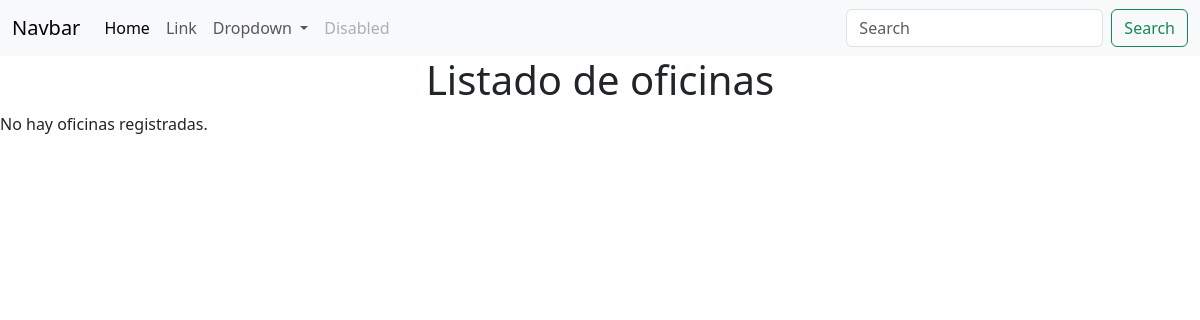
The page /oficina/lista/ (signed in) on the database as committed earlier.
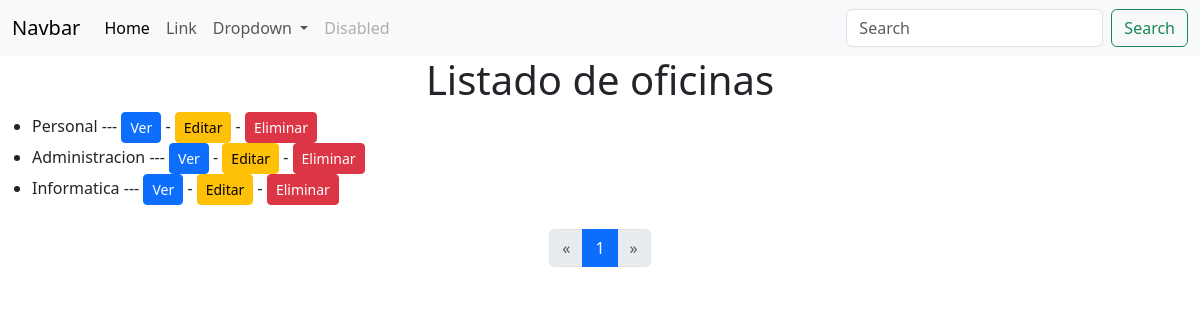
The same page on the database as committed later.
### oficina/models.py (models this page shows, shortened)
class Oficina(models.Model):
    nombre = models.CharField(verbose_name="Nombre de la oficina", max_length=50, unique=True)
    nombre_corto = models.SlugField(verbose_name="Id Corto", max_length=10, unique=True, help_text="Identificador corto y unico para la oficina")
    validators = [validate_nombre_corto]
    class Meta:
        verbose_name = 'Oficina'
        verbose_name_plural = 'Oficinas'

### oficina/views.py (the view)
class OficinaListView(LoginRequiredMixin, ListView):
    model = Oficina
    template_name = "oficina/lista.html"
    context_object_name = "oficinas"
    paginate_by = 5

### templates/oficina/lista.html (shortened to what this page needs)
{% extends 'base.html' %}
{% block content %}
<center><h1>Listado de oficinas</h1></center>
    {% if oficinas %}
        <ul>
            {% for oficina in oficinas %}
                <span>
                    <li>
                        {{oficina.nombre}} ---
                        <a href="{% url 'oficina:detalle' oficina.id %}"class="btn btn-sm btn-primary">Ver</a> -
                        <a href="{% url 'oficina:editar' oficina.id %}" class="btn btn-sm btn-warning">Editar</a> -
                        <a href="{% url 'oficina:eliminar' oficina.id %}" class="btn btn-sm btn-danger">Eliminar</a>
                    </li>
                </span>
            {% endfor %}
        </ul>
        {% include 'paginator.html' %}
    {% else %}
        <p>No hay oficinas registradas.</p>
    {% endif %}
{% endblock content %}

### templates/base.html (shortened to what this page needs)
<!DOCTYPE html>
<html lang="en">
<head>
    <link rel="stylesheet" href="https://cdn.jsdelivr.net/npm/bootstrap@5.3.3/dist/css/bootstrap.min.css">
</head>
<body>
    {% include 'navbar.html' %}
    {% block content %}
    {% endblock content %}
</body>
</html>

### templates/navbar.html (shortened to what this page needs)
<nav class="navbar navbar-expand-lg bg-body-tertiary" data-bs-theme="auto">
  <div class="container-fluid">
    <a class="navbar-brand" href="#">Navbar</a>
    <div class="collapse navbar-collapse" id="navbarSupportedContent">
      <ul class="navbar-nav me-auto mb-2 mb-lg-0">
        <li class="nav-item">
          <a class="nav-link active" aria-current="page" href="#">Home</a>
        </li>
        <li class="nav-item">
          <a class="nav-link" href="#">Link</a>
        </li>
        <li class="nav-item dropdown">
          <a class="nav-link dropdown-toggle" href="#" role="button" data-bs-toggle="dropdown" aria-expanded="false">
            Dropdown
          </a>
        </li>
        <li class="nav-item">
          <a class="nav-link disabled" aria-disabled="true">Disabled</a>
        </li>
      </ul>
      <form class="d-flex" role="search" action="{% url 'persona:buscar' %}" method="get">
        <input class="form-control me-2" type="search" placeholder="Search" aria-label="Search" name="q"/>
        <button class="btn btn-outline-success" type="submit">Search</button>
      </form>
    </div>
  </div>
</nav>

### templates/paginator.html
<nav>
    <ul class="pagination justify-content-center mt-4">
        {% if page_obj.has_previous %}
            <li class="page-item">
                <a class="page-link" href="?page={{ page_obj.previous_page_number }}" aria-label="Previous">
                    <span aria-hidden="true">&laquo;</span>
                </a>
            </li>
        {% else %}
            <li class="page-item disabled">
                <span class="page-link" aria-label="Previous">
                    <span aria-hidden="true">&laquo;</span>
                </span>
            </li>
        {% endif %}
        {% for num in page_obj.paginator.page_range %}
            {% if page_obj.number == num %}
                <li class="page-item active"><span class="page-link">{{ num }}</span></li>
            {% elif num > page_obj.number|add:'-3' and num < page_obj.number|add:'3' %}
                <li class="page-item"><a class="page-link" href="?page={{ num }}">{{ num }}</a></li>
            {% endif %}
        {% endfor %}
        {% if page_obj.has_next %}
            <li class="page-item">
                <a class="page-link" href="?page={{ page_obj.next_page_number }}" aria-label="Next">
                    <span aria-hidden="true">&raquo;</span>
                </a>
            </li>
        {% else %}
            <li class="page-item disabled">
                <span class="page-link" aria-label="Next">
                    <span aria-hidden="true">&raquo;</span>
                </span>
            </li>
        {% endif %}
    </ul>
</nav>

Rows that differ between the two databases and show on the page:
added Oficina: nombre "Personal"
added Oficina: nombre "Administracion"
added Oficina: nombre "Informatica"
Other text that changed with them:
text no longer shown: "No hay oficinas registradas."
new list line: "1"
